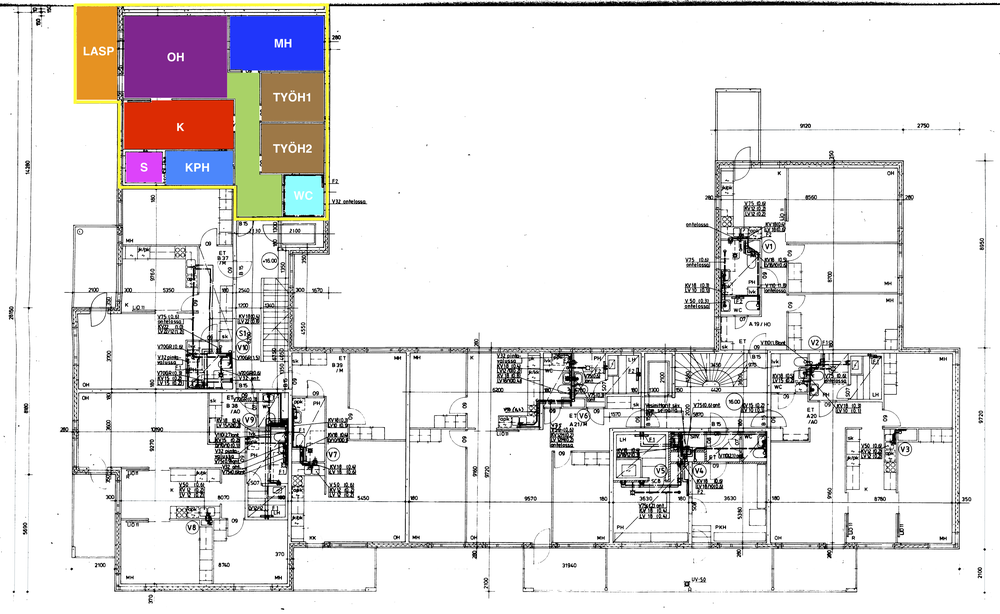
#> input picture assets/floorplan-scanned-apartment-room-names.png, 1000 x 614 px, shrunk from 7672 x 4712 before the run
$ python -i precise_door_detection.py   (imports and definitions only)
#> lines starting #> are read from the running program, lines starting #| are printed output that depends on the picture; after the words box and inside, x2 and y2 are one past the last pixel; in counts of white or black regions, pixels touching at a corner belong together
#> further down, picture is the input picture: shape (614, 1000, 3); mean B, G, R 226.8, 226.2, 229.1
"""Precise door opening detection by analyzing wall gaps."""

from dataclasses import dataclass
from typing import List, Tuple

import cv2
import numpy as np
from scipy import ndimage


@dataclass
class WallGap:
    """A gap in a wall line (potential door)."""
    x: int
    y: int
    width_px: int
    orientation: str  # 'horizontal' or 'vertical'
    wall_thickness: int


def detect_precise_door_openings(
    image: np.ndarray,
    min_gap_width: int = 15,
    max_gap_width: int = 60,
) -> List[WallGap]:
    """Detect door openings by finding gaps in wall lines.

    This method focuses on detecting actual architectural openings in walls,
    not door swing arcs or other features.

    Args:
        image: Input floor plan image
        min_gap_width: Minimum door opening width (pixels)
        max_gap_width: Maximum door opening width (pixels)

    Returns:
        List of detected wall gaps (doors)
    """
#> called with min_gap_width = 15, max_gap_width = 60
    # Convert to grayscale
    if len(image.shape) == 3:
        gray = cv2.cvtColor(image, cv2.COLOR_BGR2GRAY)
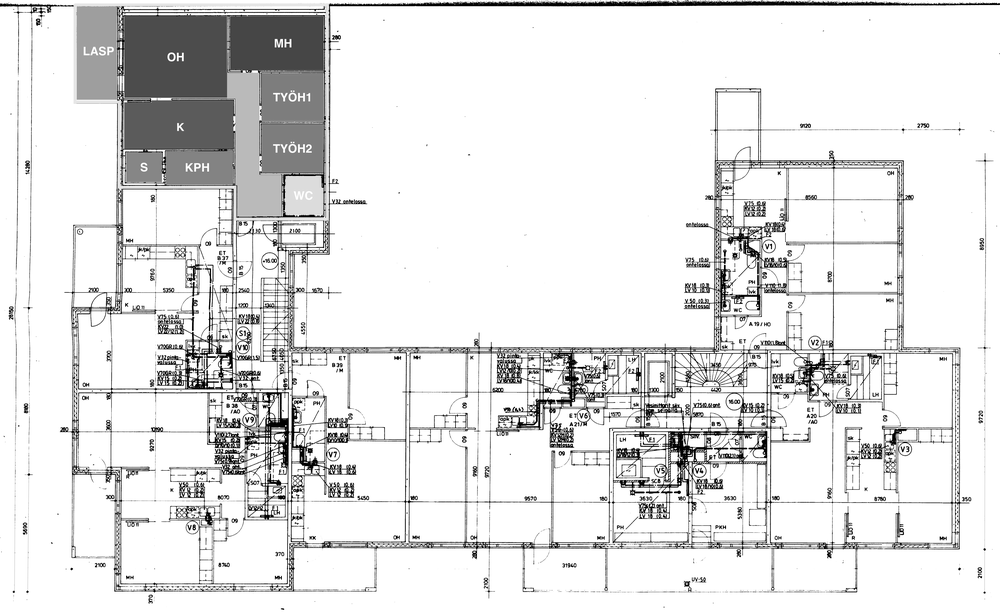
#> gray: shape (614, 1000); min 0, max 255, mean 227.1
    else:
        gray = image.copy()

    # Apply strong thresholding to get clean walls
    _, binary = cv2.threshold(gray, 200, 255, cv2.THRESH_BINARY)
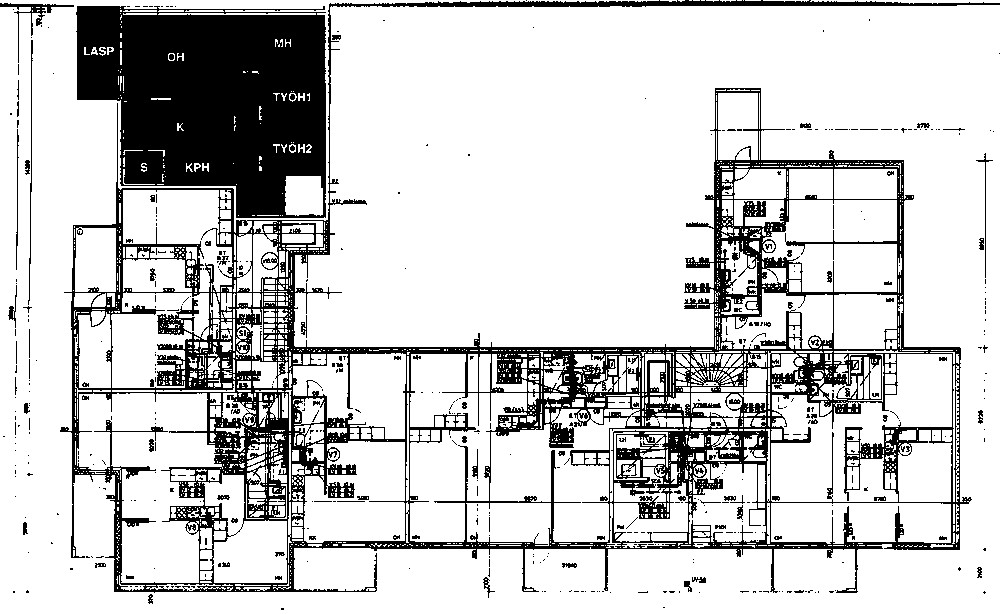
#> binary: shape (614, 1000); 80.6% white; 489 black regions (391 under 20 px), largest, box (x1, y1, x2, y2) and area: (60, 0, 1000, 593) 73145, (76, 6, 326, 218) 39884, (0, 3, 74, 63) 459

    # Invert so walls are white
    binary_inv = cv2.bitwise_not(binary)

    # Detect thick walls (double lines)
    wall_kernel = cv2.getStructuringElement(cv2.MORPH_RECT, (3, 3))
    walls = cv2.morphologyEx(binary_inv, cv2.MORPH_CLOSE, wall_kernel, iterations=2)
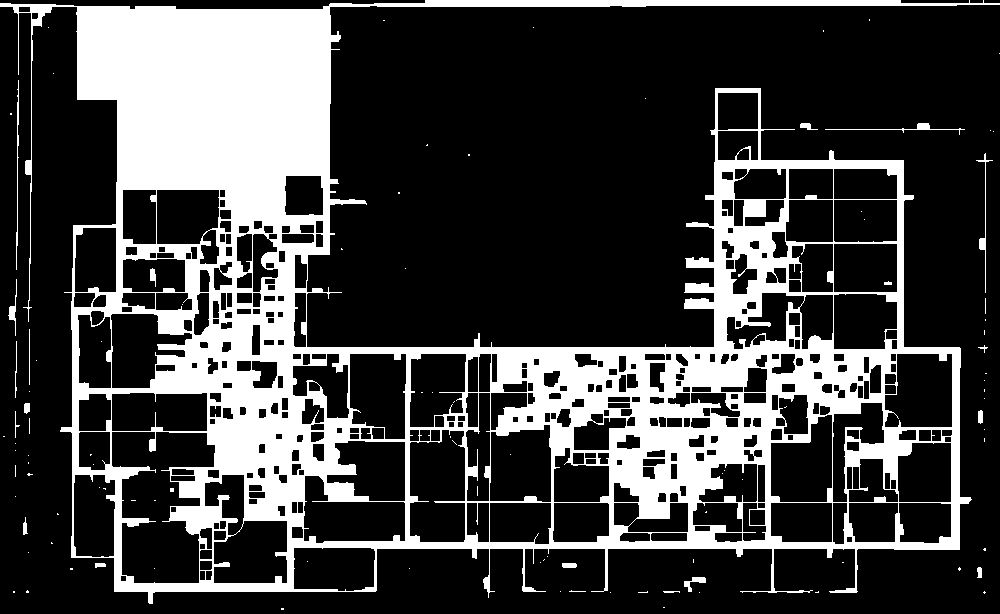
#> walls: shape (614, 1000); 25.4% white; 104 white regions (84 under 20 px), largest, box (x1, y1, x2, y2) and area: (0, 0, 1000, 604) 153948, (16, 80, 19, 270) 242, (976, 153, 993, 293) 242

    # Detect horizontal and vertical walls separately
    h_kernel = cv2.getStructuringElement(cv2.MORPH_RECT, (60, 1))
    v_kernel = cv2.getStructuringElement(cv2.MORPH_RECT, (1, 60))

    horizontal_walls = cv2.morphologyEx(walls, cv2.MORPH_OPEN, h_kernel, iterations=2)
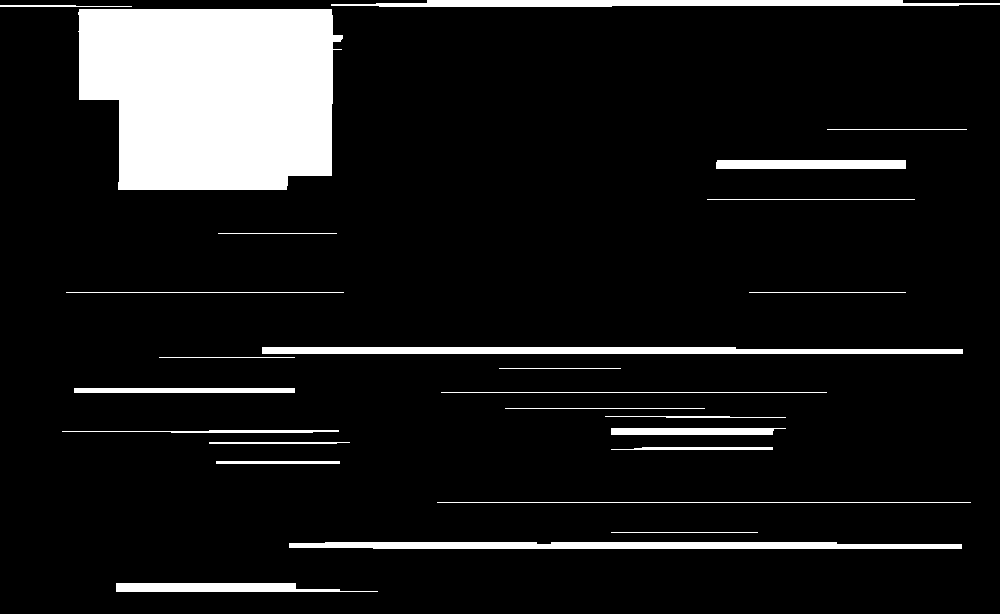
#> horizontal_walls: shape (614, 1000); 10.5% white; 25 white regions, largest, box (x1, y1, x2, y2) and area: (78, 9, 343, 190) 41748, (262, 347, 963, 354) 4453, (289, 542, 962, 549) 4313
    vertical_walls = cv2.morphologyEx(walls, cv2.MORPH_OPEN, v_kernel, iterations=2)
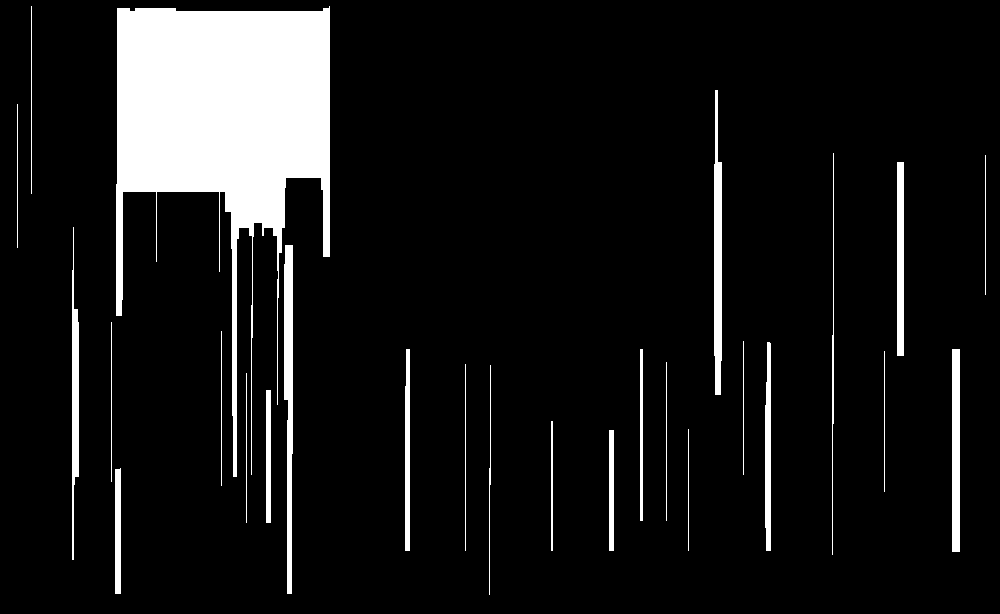
#> vertical_walls: shape (614, 1000); 9.7% white; 26 white regions

    gaps = []

    # Find gaps in horizontal walls (vertical door openings)
    gaps.extend(find_wall_gaps(horizontal_walls, True, min_gap_width, max_gap_width))

    # Find gaps in vertical walls (horizontal door openings)
    gaps.extend(find_wall_gaps(vertical_walls, False, min_gap_width, max_gap_width))

    return gaps


def find_wall_gaps(
    wall_image: np.ndarray,
    horizontal_wall: bool,
    min_width: int,
    max_width: int,
) -> List[WallGap]:
    """Find gaps in wall lines.

    Args:
        wall_image: Binary image with walls
        horizontal_wall: True if walls are horizontal
        min_width: Minimum gap width
        max_width: Maximum gap width

    Returns:
        List of WallGap objects
    """
#> called with horizontal_wall = True, min_width = 15, max_width = 60
    gaps = []

    # Find wall contours
    contours, _ = cv2.findContours(wall_image, cv2.RETR_EXTERNAL, cv2.CHAIN_APPROX_SIMPLE)
#> contours = 25 contours, 11 with area under 20; largest, box (x1, y1, x2, y2) and area: (78, 9, 343, 190) 41300, (262, 347, 963, 354) 3746, (289, 542, 962, 549) 3634, (331, 0, 1000, 7) 2910, (116, 583, 378, 592) 1521

    for contour in contours:
        x, y, w, h = cv2.boundingRect(contour)

        # Check if this is a long wall
        if horizontal_wall:
            if w < 150 or h > 20:  # Not a long horizontal wall
                continue

            wall_thickness = h
            orientation = "vertical"  # Door opens vertically through horizontal wall

            # Extract this wall section
            wall_section = wall_image[y:y+h, x:x+w]

            # Project to 1D (sum along height)
            projection = np.sum(wall_section, axis=0)

            # Find gaps (where projection is low)
            threshold = np.max(projection) * 0.2 if np.max(projection) > 0 else 0

            # Find continuous gap regions
            in_gap = False
            gap_start = 0

            for i, val in enumerate(projection):
                if val < threshold and not in_gap:
                    gap_start = i
                    in_gap = True
                elif val >= threshold and in_gap:
                    gap_width = i - gap_start

                    if min_width <= gap_width <= max_width:
                        gap_x = x + gap_start + gap_width // 2
                        gap_y = y + h // 2

                        gaps.append(WallGap(
                            x=gap_x,
                            y=gap_y,
                            width_px=gap_width,
                            orientation=orientation,
                            wall_thickness=wall_thickness,
                        ))

                    in_gap = False

        else:  # Vertical wall
            if h < 150 or w > 20:  # Not a long vertical wall
                continue

            wall_thickness = w
            orientation = "horizontal"  # Door opens horizontally through vertical wall

            # Extract this wall section
            wall_section = wall_image[y:y+h, x:x+w]

            # Project to 1D (sum along width)
            projection = np.sum(wall_section, axis=1)

            # Find gaps
            threshold = np.max(projection) * 0.2 if np.max(projection) > 0 else 0

            in_gap = False
            gap_start = 0

            for i, val in enumerate(projection):
                if val < threshold and not in_gap:
                    gap_start = i
                    in_gap = True
                elif val >= threshold and in_gap:
                    gap_width = i - gap_start

                    if min_width <= gap_width <= max_width:
                        gap_x = x + w // 2
                        gap_y = y + gap_start + gap_width // 2

                        gaps.append(WallGap(
                            x=gap_x,
                            y=gap_y,
                            width_px=gap_width,
                            orientation=orientation,
                            wall_thickness=wall_thickness,
                        ))

                    in_gap = False
#> this loop made 25 passes
#> (contour, x, y, w, h, wall_thickness, threshold) on passes 4, 11, 12, 13, 17, 18, 20: ([[437, 502], [970, 502]], 437, 502, 534, 1, 1, 51), ([[505, 408], [704, 408]], 505, 408, 200, 1, 1, 51), ([[441, 392], [826, 392]], 441, 392, 386, 1, 1, 51), ([[74, 388], [74, 392], [294, 392], [294, 388]], 74, 388, 221, 5, 5, 255), ([[749, 292], [905, 292]], 749, 292, 157, 1, 1, 51), ([[66, 292], [343, 292]], 66, 292, 278, 1, 1, 51), ([[707, 199], [914, 199]], 707, 199, 208, 1, 1, 51)
#> (x, y, w, h, wall_thickness, threshold) on passes 1, 2, 6, 8, 9, 10: (116, 583, 262, 9, 9, 459), (289, 542, 673, 7, 7, 357), (611, 447, 162, 3, 3, 153), (62, 430, 277, 3, 3, 153), (611, 428, 175, 7, 7, 357), (605, 416, 181, 2, 2, 102)
#> after the loop, gaps = []

    return gaps


def filter_door_candidates(gaps: List[WallGap]) -> List[WallGap]:
    """Filter door candidates based on consistency and proximity.

    Args:
        gaps: List of detected gaps

    Returns:
        Filtered list of doors
    """
    if not gaps:
        return []

    # Remove duplicates (gaps too close together)
    filtered = []
    for gap in sorted(gaps, key=lambda g: g.width_px, reverse=True):
        is_duplicate = False
        for existing in filtered:
            dist = np.sqrt((gap.x - existing.x) ** 2 + (gap.y - existing.y) ** 2)
            if dist < 30:
                is_duplicate = True
                break

        if not is_duplicate:
            filtered.append(gap)

    # Filter by width consistency
    if len(filtered) > 3:
        widths = [g.width_px for g in filtered]
        median_width = np.median(widths)
        std_dev = np.std(widths)

        # Keep only gaps within 2 std dev of median
        filtered = [
            g for g in filtered
            if abs(g.width_px - median_width) < 2 * std_dev
        ]

    return filtered

>>> import cv2
>>> picture = cv2.imread('../assets/floorplan-scanned-apartment-room-names.png')
>>> result = detect_precise_door_openings(picture)
#> in find_wall_gaps (call 2), `contours, _ = cv2.findContours(wall_image, cv2.RETR_EXTERNAL, cv2.CHAI..`: contours = 26 contours, 12 with area under 20; largest, box (x1, y1, x2, y2) and area: (116, 6, 330, 477) 42168, (284, 245, 293, 594) 2024, (714, 90, 722, 395) 1695, (952, 349, 960, 552) 1414, (897, 162, 904, 356) 1158
#> the loop in find_wall_gaps (call 2), `for contour in contours:` made 26 passes
#> (contour, x, y, w, h, wall_thickness, threshold) on passes 6, 8, 9, 11, 12, 16, 17, 20, 26: ([[246, 373], [246, 522]], 246, 373, 1, 150, 1, 51), ([[465, 364], [465, 550]], 465, 364, 1, 187, 1, 51), ([[666, 362], [666, 520]], 666, 362, 1, 159, 1, 51), ([[952, 349], [952, 551], [959, 551], [959, 349]], 952, 349, 8, 203, 8, 408), ([[640, 349], [640, 520], [642, 520], [642, 349]], 640, 349, 3, 172, 3, 153), ([[221, 331], [221, 485]], 221, 331, 1, 155, 1, 51), ([[111, 322], [111, 481]], 111, 322, 1, 160, 1, 51), ([[897, 162], [897, 355], [903, 355], [903, 162]], 897, 162, 7, 194, 7, 357), ([[31, 6], [31, 193]], 31, 6, 1, 188, 1, 51)
#> (x, y, w, h, wall_thickness, threshold) on passes 7, 13, 14, 18, 19, 22: (489, 365, 2, 230, 2, 102), (405, 349, 5, 202, 5, 255), (765, 342, 6, 209, 6, 306), (284, 245, 9, 349, 9, 459), (72, 227, 7, 333, 7, 357), (832, 153, 2, 402, 2, 102)
#> result = 1 item
